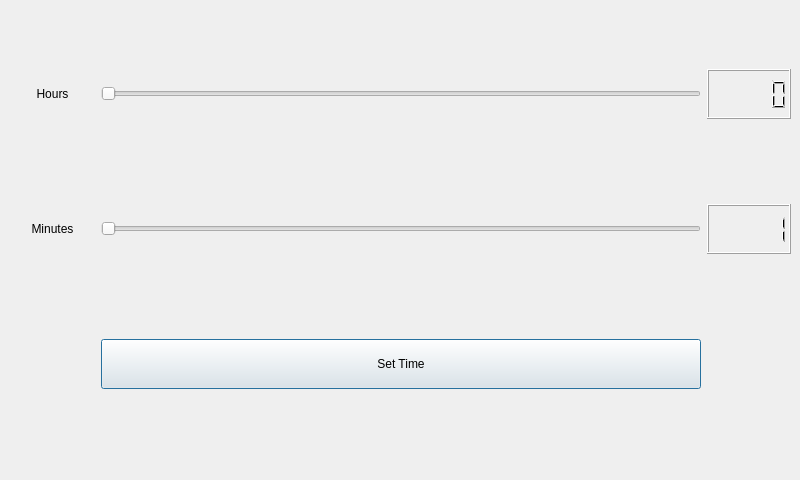
<?xml version="1.0" encoding="UTF-8"?>
<ui version="4.0">
 <class>SetTime</class>
 <widget class="QDialog" name="SetTime">
  <property name="geometry">
   <rect>
    <x>0</x>
    <y>0</y>
    <width>800</width>
    <height>480</height>
   </rect>
  </property>
  <property name="windowTitle">
   <string>Dialog</string>
  </property>
  <widget class="QWidget" name="gridLayoutWidget">
   <property name="geometry">
    <rect>
     <x>10</x>
     <y>-10</y>
     <width>781</width>
     <height>481</height>
    </rect>
   </property>
   <layout class="QGridLayout" name="gridLayout">
    <item row="0" column="1">
     <widget class="QSlider" name="HourSlider">
      <property name="maximumSize">
       <size>
        <width>600</width>
        <height>16777215</height>
       </size>
      </property>
      <property name="maximum">
       <number>3</number>
      </property>
      <property name="orientation">
       <enum>Qt::Horizontal</enum>
      </property>
     </widget>
    </item>
    <item row="1" column="1">
     <widget class="QSlider" name="MinuteSlider">
      <property name="maximumSize">
       <size>
        <width>600</width>
        <height>16777215</height>
       </size>
      </property>
      <property name="minimum">
       <number>1</number>
      </property>
      <property name="maximum">
       <number>59</number>
      </property>
      <property name="orientation">
       <enum>Qt::Horizontal</enum>
      </property>
     </widget>
    </item>
    <item row="1" column="0">
     <widget class="QLabel" name="MinuteLabel">
      <property name="text">
       <string>&lt;html&gt;&lt;head/&gt;&lt;body&gt;&lt;p align=&quot;center&quot;&gt;Minutes&lt;/p&gt;&lt;/body&gt;&lt;/html&gt;</string>
      </property>
     </widget>
    </item>
    <item row="0" column="0">
     <widget class="QLabel" name="HourLabel">
      <property name="text">
       <string>&lt;html&gt;&lt;head/&gt;&lt;body&gt;&lt;p align=&quot;center&quot;&gt;Hours&lt;/p&gt;&lt;/body&gt;&lt;/html&gt;</string>
      </property>
     </widget>
    </item>
    <item row="2" column="1">
     <widget class="QPushButton" name="TimeSet">
      <property name="maximumSize">
       <size>
        <width>16777215</width>
        <height>50</height>
       </size>
      </property>
      <property name="text">
       <string>Set Time</string>
      </property>
     </widget>
    </item>
    <item row="0" column="2">
     <widget class="QLCDNumber" name="HourDisplay">
      <property name="minimumSize">
       <size>
        <width>0</width>
        <height>50</height>
       </size>
      </property>
     </widget>
    </item>
    <item row="1" column="2">
     <widget class="QLCDNumber" name="MinuteDisplay">
      <property name="minimumSize">
       <size>
        <width>0</width>
        <height>50</height>
       </size>
      </property>
      <property name="intValue" stdset="0">
       <number>1</number>
      </property>
     </widget>
    </item>
   </layout>
  </widget>
 </widget>
 <resources/>
 <connections/>
</ui>
